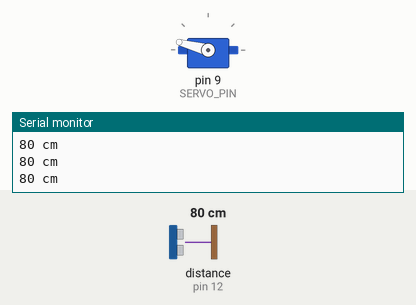
This sketch was run on a simulated Arduino Uno, built with avr-gcc and run on an emulated ATmega328P. Shown: servo, the last lines printed to the serial monitor. Wiring (inferred from the names in the program): ultrasonic range finder: trigger pin 13; echo pin 12. Inputs (shaded band) come from the test bench; at power-on: distance to the obstacle (sensor on pin 12) 80 cm. The echo pulse lasts 58.3 µs per cm.

Above: at 1.2 s.
1.3 s: distance to the obstacle (sensor on pin 12) set to 30 cm
4.3 s: distance to the obstacle (sensor on pin 12) set to 25 cm
At 5.4 s:
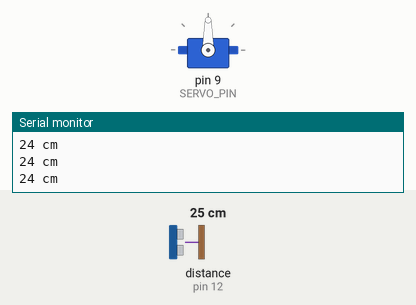
6.0 s: distance to the obstacle (sensor on pin 12) set to 13 cm
7.5 s: distance to the obstacle (sensor on pin 12) set to 10 cm
At 8.9 s:
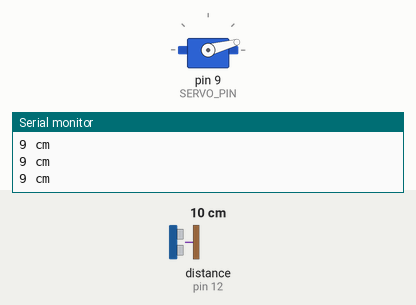
9.2 s: distance to the obstacle (sensor on pin 12) set to 18 cm
At 10.3 s:
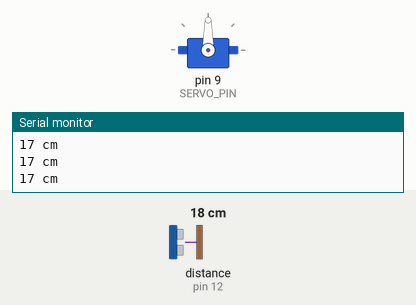
10.8 s: distance to the obstacle (sensor on pin 12) set to 2 cm
At 11.5 s:
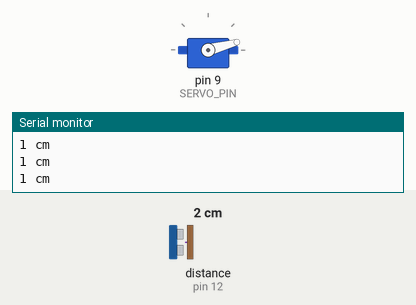
Timing chart, 0 to 13.4 s (numbered marks = the images above; inputs shaded):
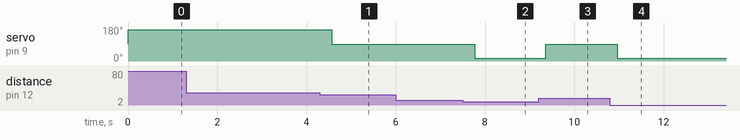

Measured:
- the behaviour switches between 27 and 26 cm on distance to the obstacle (sensor on pin 12) (found by bisection; images 0 and 1)
- the behaviour switches between 12 and 11 cm on distance to the obstacle (sensor on pin 12) (found by bisection; images 1 and 2)
- after the input at 4.3 s, servo on pin 9 (SERVO_PIN): 165° → 90° after 0.26 s
- after the input at 7.5 s, servo on pin 9 (SERVO_PIN): 90° → 15° after 0.27 s
- after the input at 9.2 s, servo on pin 9 (SERVO_PIN): 15° → 90° after 0.16 s
- after the input at 10.8 s, servo on pin 9 (SERVO_PIN): 90° → 15° after 0.16 s

The sketch:

ULTRASONIC_AND_SERVO.ino
```cpp
/*
Ultrasonic Sensor Code
Robotics Tutorial
*/
#include <Servo.h>

const int TRIG_PIN  = 13;
const int ECHO_PIN = 12;
const int SERVO_PIN = 9;
const int baud = 9600;

int STOP = 90;
int GO = 165;
int BACK = 15;


Servo myservo;  // create servo object to control a servo

void setup() {
Serial.begin(baud);
pinMode(TRIG_PIN, OUTPUT);
pinMode(ECHO_PIN, INPUT);
myservo.attach(SERVO_PIN);  // attaches the servo on pin 9 to the servo object
myservo.write(STOP);
}

void loop() {
long distance_cm = PING();
Serial.print(distance_cm);  // print distance value
Serial.println(" cm");      // print units and start newline

if (distance_cm <= 10){
  myservo.write(BACK);
  delay(15);
  }
else if (distance_cm <= 25){
    myservo.write(STOP);
  delay(15);
  }
else {
  myservo.write(GO);
  delay(15);
  }
delay(250);
}

long PING() {
  long distance;
  long duration;
  digitalWrite(TRIG_PIN, LOW);  // Emitting Low frequency wave
  delayMicroseconds(2);
  digitalWrite(TRIG_PIN, HIGH); // Emitting High frequency wave
  delayMicroseconds(10);
 digitalWrite(TRIG_PIN, LOW);   // Emitting Low frequency wave
 duration = pulseIn(ECHO_PIN, HIGH);  // Listening for Pulse waves to return
 distance = duration/58; // calculating distance (in cm) based on speed of sound through air (29 us/cm)
 return distance;
}
```
